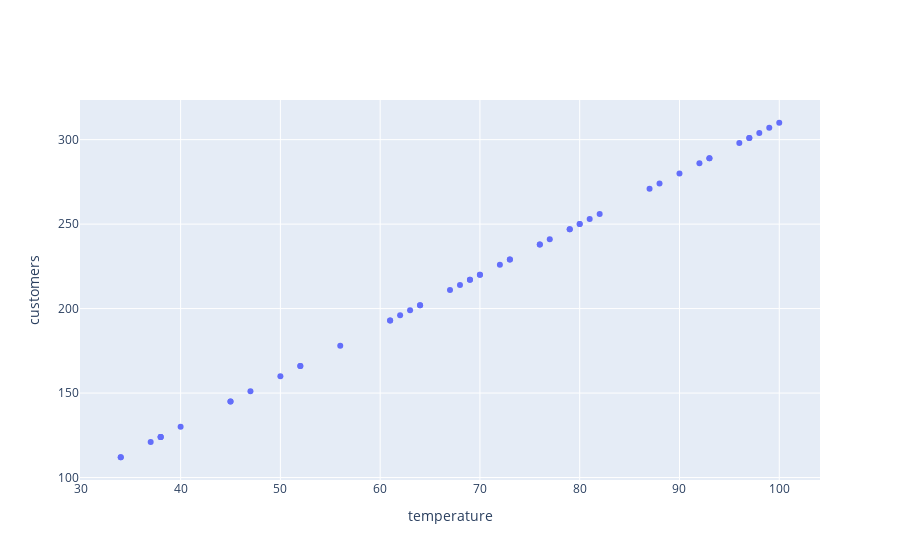

The code cell stored with this chart in its notebook:
### Markdown cell above
Ok, so let's plot our data.

### Code cell
import plotly.graph_objects as go

data_trace = go.Scatter(x = random_temperatures, y = perfect_customers, 
                        name = 'initial data', mode = 'markers')
layout = {'yaxis': {'title': 'customers'}, 'xaxis': {'title': 'temperature'}}
go.Figure([data_trace], layout = layout)

### Figure 1 — Plotly figure (JSON) as saved in the notebook; plotly's stock layout.template omitted (floating-point values rounded to 4 significant figures)
{"data": [{"mode": "markers", "name": "initial data", "type": "scatter", "x": [70, 45, 52, 73, 37, 64, 79, 77, 93, 61, 50, 67, 69, 97, 34, 72, 81, 68, 63, 88, 97, 99, 98, 76, 100, 61, 96, 82, 80, 34, 93, 79, 69, 76, 38, 80, 45, 38, 47, 52, 87, 92, 73, 62, 56, 38, 40, 70, 64, 90], "y": [220, 145, 166, 229, 121, 202, 247, 241, 289, 193, 160, 211, 217, 301, 112, 226, 253, 214, 199, 274, 301, 307, 304, 238, 310, 193, 298, 256, 250, 112, 289, 247, 217, 238, 124, 250, 145, 124, 151, 166, 271, 286, 229, 196, 178, 124, 130, 220, 202, 280]}], "layout": {"autosize": true, "xaxis": {"autorange": true, "range": [29.9, 104.1], "title": {"text": "temperature"}, "type": "linear"}, "yaxis": {"autorange": true, "range": [97.5, 324.5], "title": {"text": "customers"}, "type": "linear"}}}
